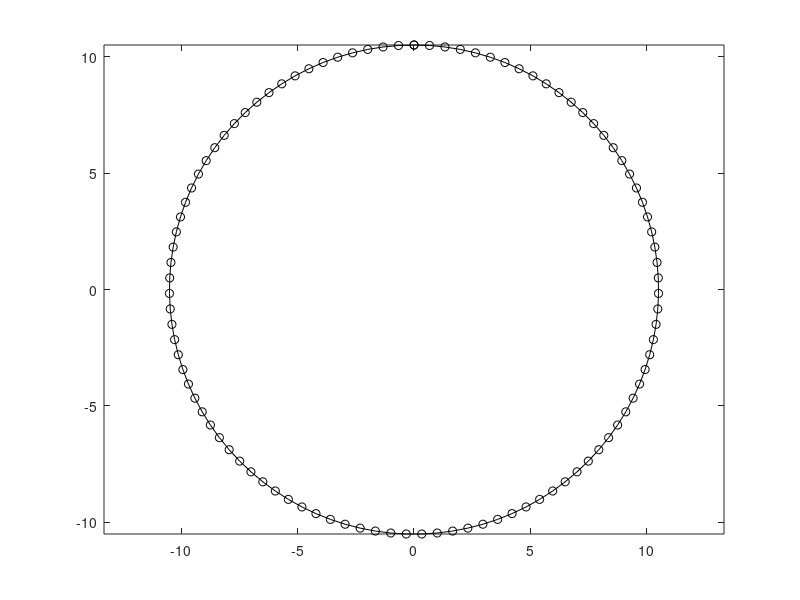

The MATLAB source for this figure: (Note: this script raises an error after producing the figure.)
% use a circle to test if the code of persistent length is right.
%
% 2023-09-26, Yixuan Li
%

perimeter = 3; % mm
r = (perimeter/(2*pi))*22;
center = [0,0];
n_cycle = 1;
n_theta_of_one_cycle = 100;
theta = linspace(1/2*pi,1/2*pi + n_cycle*2*pi, n_theta_of_one_cycle*n_cycle);
x = center(1) + r * cos(theta);
y = center(2) + r * sin(theta);
plot(x, y, 'black-o');
axis equal;
run = [x; y];

% create copies
n_copy = 1;
run_displacement = cell(1,1);
for i = 1:n_copy
    run_displacement{i,1} = run;
end

% input data
option_taxis = 3;
mats = input_data(option_taxis);
mats{1, 1}.run_displacement = run_displacement;
mats{1, 2} = 'use a circle to test';